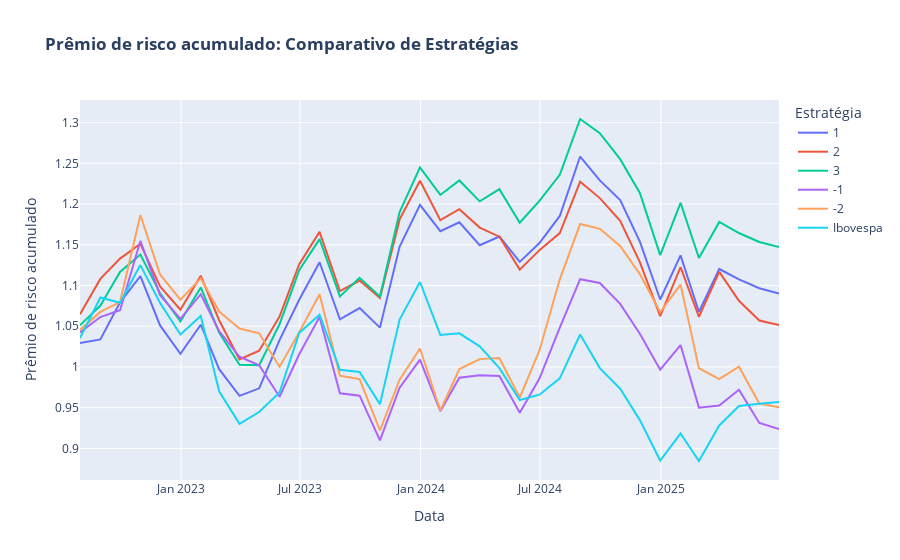

Notebook code for this chart:
### Code cell
# --- 3. ANÁLISE DE DESEMPENHO AO LONGO DO TEMPO ---

# Converte o dicionário de resultados em um único DataFrame
df_retornos = pd.DataFrame(resultados_backtest)

# Fatia o benchmark para o mesmo período dos resultados do backtest
# (Usamos o índice do primeiro resultado como referência)
primeira_estrategia = list(resultados_backtest.keys())[0]
indice_backtest = resultados_backtest[primeira_estrategia].index
ibov_retornos_backtest = ibov_retornos_excedentes.loc[indice_backtest]

# Adiciona o Ibovespa ao DataFrame para comparação completa
df_retornos['Ibovespa'] = ibov_retornos_backtest

# Agora o 'df_retornos' está exatamente no formato que você precisa
# para a análise de curva de patrimônio.

# --- Gráfico de Retorno Acumulado (Curva de Patrimônio) ---
print("\nGerando gráfico de retorno acumulado...")

# Calcula o crescimento de R$ 1,00 (retorno acumulado)
# Lembre-se que estes são retornos EXCEDENTES. Para o patrimônio real, 
# teríamos que somar a Selic de volta, mas para comparar as estratégias, isso é o ideal.
df_acumulado = (1 + df_retornos).cumprod()

# Plotando com Plotly
import plotly.graph_objects as go
fig = go.Figure()
for col in df_acumulado.columns:
    fig.add_trace(go.Scatter(x=df_acumulado.index, y=df_acumulado[col], mode='lines', name=col))

fig.update_layout(title_text='<b>Prêmio de risco acumulado: Comparativo de Estratégias</b>',
                  yaxis_title='Prêmio de risco acumulado',
                  xaxis_title='Data',
                  legend_title='Estratégia')
fig.show()
